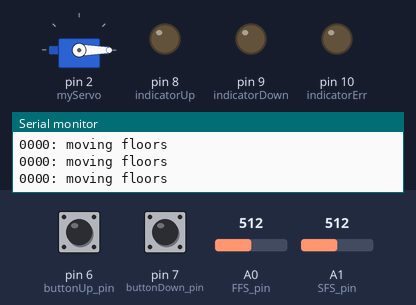
The sketch below on a simulated Arduino Uno, built with avr-gcc and run on an emulated ATmega328P. On the bench: servo, output pins drawn as LEDs (lit = HIGH), the last lines printed to the serial monitor. Inputs (shaded band) come from the test bench; at power-on: A0 (FFS_pin) = 512, A1 (SFS_pin) = 512, pin 6 (buttonUp_pin) LOW, pin 7 (buttonDown_pin) LOW.

Above: at 1.2 s.
1.3 s: A0 (FFS_pin) set to 487
3.3 s: A1 (SFS_pin) set to 484
At 4.6 s:
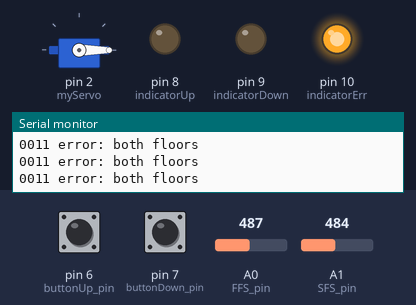
15.0 s: A0 (FFS_pin) set to 510
At 16.2 s:
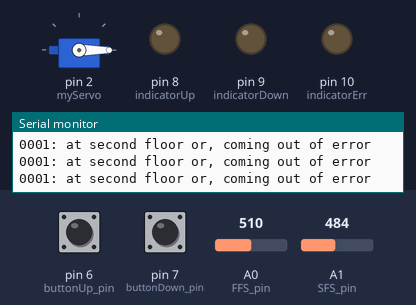
Timing chart, 0 to 18.0 s (numbered marks = the images above; inputs shaded):
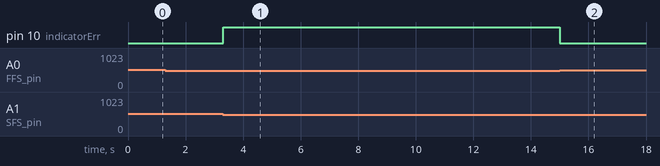

Measured:
- the behaviour switches between 501 and 500 on A1 (SFS_pin) (found by bisection; images 0 and 1)
- after the input at 3.3 s, pin 10 (indicatorErr): LOW → HIGH at once
- after the input at 15.0 s, pin 10 (indicatorErr): HIGH → LOW at once

The sketch:

FFS_test_sketch.ino
```cpp
/*
   ME 545 Lab 4 Group 5
   2 floor elevator finite state machine
   Juliette Mitrovich, Sheila Moroney, Sujani Patel
*/

///// LIBRARIES /////
#include <Servo.h>

///// INITIALIZE INPUT AND OUTPUT ARDUINO PINS /////
int buttonUp_pin = 6; // button to move up
int buttonDown_pin = 7; // button to move down

int indicatorUp = 8; // LED to indicate moving up
int indicatorDown = 9; // LED to indicate moving down
int indicatorErr = 10; // LED to indicate and error

int FFS_pin = A0; // first floor sensor (FFS) pin
int SFS_pin = A1; // second floor sensor (SFS) pin

///// INITIALIZE VARIABLES TO STORE INPUTS AND OUTPUTS /////
int buttonUp;
int buttonDown;

int FFS;
int SFS;

///// INITIALIZE SERVO MOTOR /////
Servo myServo;  // create servo object to control a servo
int pos = 0;    // variable to store the servo position

///// FUNCTIONS /////
// make FFS output read 1 or 0
void readFFS() {
  FFS = analogRead(FFS_pin);
  if (500 < FFS) {
    FFS = 0;
  }
  else {
    FFS = 1;
  }
}

// make SFS output read 1 or 0
void readSFS() {
  SFS = analogRead(SFS_pin);
  if (500 < SFS) {
    SFS = 0;
  }
  else {
    SFS = 1;
  }
}

void setup() {
  Serial.begin(9600); // turn on serial monitor

  // set input pins
  pinMode(buttonUp_pin, INPUT);
  pinMode(buttonDown_pin, INPUT);
  pinMode(FFS_pin, INPUT);
  pinMode(SFS_pin, INPUT);

  // set output pins
  pinMode(indicatorUp, OUTPUT);
  pinMode(indicatorDown, OUTPUT);
  pinMode(indicatorErr, OUTPUT);

  myServo.attach(2);  // attaches the servo on pin 2 to the servo object
  myServo.write(pos); // set the servo to position 0 when powered on

}

void loop() {
  // contantly read the buttons and the floor sensors
  buttonUp = digitalRead(buttonUp_pin);
  buttonDown = digitalRead(buttonDown_pin);
  readFFS();
  readSFS();

  switch (buttonUp) {
    case 0: // button up case 0
      // watch button down
      switch (buttonDown) {
        case 0: // button down
          // watch first floor sensor
          switch (FFS) {
            case 0: // ffs
              // watch second floor sensor
              switch (SFS) {
                case 0: // sfs (0000)
                  Serial.println("0000: moving floors");
                  // watch first floor for interruptions
                  switch (FFS) {
                    case 0:
                      // do nothing
                      break;

                    case 1:
                      // something has blocked the floor before you got there
                      // stop the servo (elevator) and turn on error light
                      digitalWrite(indicatorErr, HIGH);
                      digitalWrite(indicatorUp, LOW);
                      digitalWrite(indicatorDown, LOW);
                      myServo.detach();
                      break;

                  }
                  break;
                  // watch second floor for interruptions
                  switch (SFS) {
                    case 0:
                      // do nothing
                      break;

                    case 1:
                      // something has blocked the floor before you got there
                      // stop the servo (elevator) and turn on error light
                      digitalWrite(indicatorErr, HIGH);
                      digitalWrite(indicatorUp, LOW);
                      digitalWrite(indicatorDown, LOW);
                      myServo.detach();
                      break;
                  }
                  break;
                  break;

                case 1: // sfs (0001)
                  digitalWrite(indicatorErr, LOW); // turn error light off if it was on
                  digitalWrite(indicatorUp, LOW); // turn up light off
                  Serial.println("0001: at second floor or, coming out of error");
                  break;
              }
              break;

            case 1: // ffs
              // watch second floor sensor
              switch (SFS) {
                case 0: // sfs (0010)
                  digitalWrite(indicatorErr, LOW); // turn error light off if it was on
                  digitalWrite(indicatorDown, LOW); // turn down light off
                  Serial.println("0010: down button pressed, move down, or coming out of error");
                  break;


                case 1: // sfs (0011)
                  digitalWrite(indicatorErr, HIGH); // turn on error light
                  digitalWrite(indicatorDown, LOW); // turn off down light if it was on
                  digitalWrite(indicatorUp, LOW); // turn off up light if it was on
                  Serial.println("0011 error: both floors");
                  break;
              }
          }
          break;


        case 1: // button down
          // watch first floor sensor
          switch (FFS) {
            case 0: // ffs
              // watch second floor sensor
              switch (SFS) {
                case 0: // sfs (0100)
                  Serial.println("0100: button press while moving, stay in state");
                  break;

                case 1: // sfs (0101)
                  digitalWrite(indicatorDown, HIGH);
                  digitalWrite(indicatorErr, LOW); // turn error light off if it was on
                  myServo.attach(2);
                  myServo.write(0); // move to the down (first floor) position
                  Serial.println("0101: down button pressed, move down, or coming out of error");
                  delay(500);
                  break;
              }
              break;

            case 1: // ffs
              // watch second floor sensor
              switch (SFS) {
                case 0: // sfs (0110)
                  digitalWrite(indicatorErr, LOW); // turn error light off if it was on
                  Serial.println("0110: down button pressed, move down, or coming out of error");
                  break;

                case 1: // sfs (0111)
                  digitalWrite(indicatorErr, HIGH);
                  digitalWrite(indicatorUp, LOW);
                  digitalWrite(indicatorDown, LOW);
                  Serial.println("0111 error: both floors and button down");
                  break;
              }
              break;

          }
          break;

      }
      break;

    case 1: // button up
      // watch button down
      switch (buttonDown) {
        case 0: // button down
          // watch first floor sensor
          switch (FFS) {
            case 0: // ffs
              // watch second floor sensor
              switch (SFS) {
                case 0: // sfs (1000)
                  Serial.println("1000: button pressed while moving, don't care");
                  break;

                case 1: // sfs (1001)
                  digitalWrite(indicatorErr, LOW); // turn error light off if it was on
                  Serial.println("1001: up pressed at 2nd floor, don't move");
                  Serial.println("or, coming out of error");
                  break;

              }
              break;

            case 1: // ffs
              // watch second floor sensor
              switch (SFS) {
                case 0: // sfs (1010)
                  digitalWrite(indicatorUp, HIGH);
                  digitalWrite(indicatorErr, LOW); // turn error light off if it was on
                  myServo.attach(2);
                  myServo.write(180); // move to the up (second floor) position
                  Serial.println("1010: on 1st and pressed up, move up");
                  delay(500);
                  break;

                case 1: // sfs (1011)
                  digitalWrite(indicatorErr, HIGH);
                  digitalWrite(indicatorUp, LOW);
                  digitalWrite(indicatorDown, LOW);
                  Serial.println("1011 error: both floors and button up");

                  break;
              }
              break;

          }
          break;


        case 1: // button down
          // watch first floor sensor
          switch (FFS) {
            case 0: // ffs
              // watch second floor sensor
              switch (SFS) {
                case 0: // sfs (1100)
                  Serial.println("1100: button pressed when moving, don't care");
                  break;

                case 1: // sfs (1101), even though you pressed both buttons, still move down
                  digitalWrite(indicatorDown, HIGH);
                  digitalWrite(indicatorErr, LOW); // turn error light off if it was on
                  myServo.attach(2);
                  myServo.write(0); // move to the down (first floor) position
                  Serial.println("1101: down button pressed, move down or, coming out of error");
                  delay(500);
                  break;
              }
              break;

            case 1: // ffs
              // watch second floor sensor
              switch (SFS) {
                case 0: // sfs (1110), even though you pressed both buttons, still move up
                  digitalWrite(indicatorUp, HIGH);
                  digitalWrite(indicatorErr, LOW); // turn error light off if it was on
                  myServo.attach(2);
                  myServo.write(180); // move to the up (second floor) position
                  Serial.println("1110: on 1st and pressed up, move up");
                  delay(500);
                  break;

                case 1: // sfs (1111)
                  digitalWrite(indicatorErr, HIGH);
                  digitalWrite(indicatorUp, LOW);
                  digitalWrite(indicatorDown, LOW);
                  Serial.println("1111 error: both floors and button up");
                  break;
              }
              break;
          }
          break;
      }
      break;
  }
}
```
